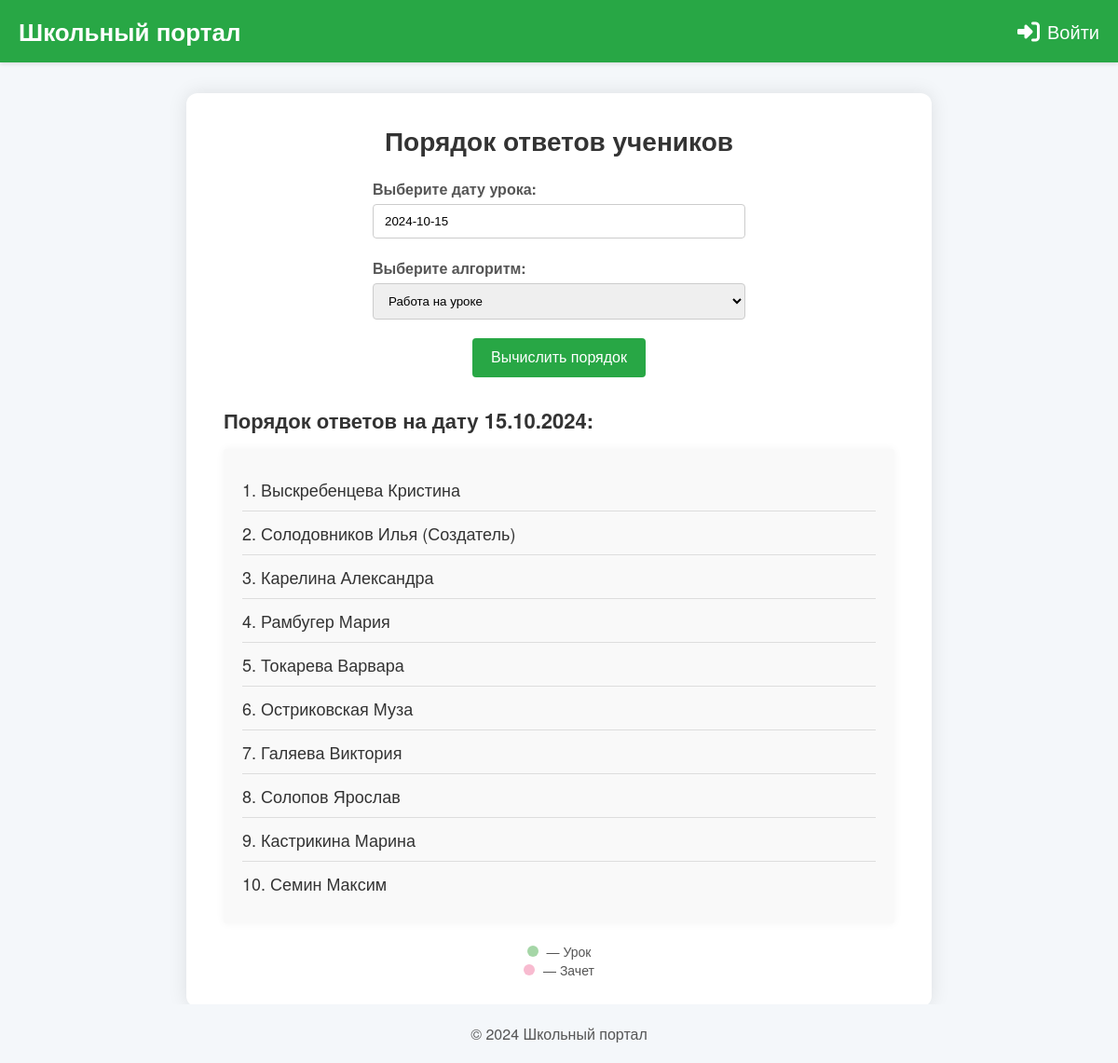
The page / on the database its author committed.
### tables this page shows
CREATE TABLE `lesson_dates` (
  `id` int(11) NOT NULL AUTO_INCREMENT,
  `lesson_date` date NOT NULL,
  `lesson_type` enum('lesson','exam') NOT NULL DEFAULT 'lesson',
  PRIMARY KEY (`id`),
  UNIQUE KEY `lesson_date` (`lesson_date`)
);

CREATE TABLE `students` (
  `id` int(11) NOT NULL AUTO_INCREMENT,
  `name` varchar(255) NOT NULL,
  `was_present_before` tinyint(1) NOT NULL DEFAULT 0,
  `is_present_now` tinyint(1) NOT NULL DEFAULT 0,
  `marks` int(11) NOT NULL DEFAULT 0,
  PRIMARY KEY (`id`)
);

CREATE TABLE `users` (
  `id` int(11) NOT NULL AUTO_INCREMENT,
  `student_id` int(11) NOT NULL,
  `username` varchar(50) NOT NULL,
  `nickname` varchar(50) DEFAULT NULL,
  `telegram` varchar(50) DEFAULT NULL,
  `password_hash` varchar(255) NOT NULL,
  `is_admin` tinyint(1) NOT NULL DEFAULT 0,
  `created_at` timestamp NULL DEFAULT current_timestamp(),
  `api_key` varchar(255) DEFAULT NULL,
  PRIMARY KEY (`id`),
  UNIQUE KEY `username` (`username`),
  UNIQUE KEY `student_unique` (`student_id`),
  UNIQUE KEY `api_token` (`api_key`),
  CONSTRAINT `users_ibfk_1` FOREIGN KEY (`student_id`) REFERENCES `students` (`id`) ON DELETE CASCADE
);

### config/functions.php (called while the page is built, shortened)
<?php
function getNextLessonDate($pdo) {
    $today = date('Y-m-d');
    $stmt = $pdo->prepare('SELECT lesson_date FROM lesson_dates WHERE lesson_date >= ? ORDER BY lesson_date ASC LIMIT 1');
    $stmt->execute([$today]);
    $nextLesson = $stmt->fetchColumn();
    if ($nextLesson) {
        return $nextLesson;
    } else {
        return $today;
    }
}
function readStudents($pdo) {
    $stmt = $pdo->query('SELECT s.*, u.id AS user_id, u.nickname FROM students s LEFT JOIN users u ON s.id=u.student_id');
    return $stmt->fetchAll();
}
function isLoggedIn() {
    return isset($_SESSION['user_id']);
}
function calculateOrderLesson($students, $day, $n = 10) {
    $quantity = count($students);
    $index = ($day - 1) % $quantity;
    $order = [];
    $selectedIndices = [];
    while (count($order) < $n && count($selectedIndices) < $quantity) {
        $student = $students[$index];
        if (!in_array($index, $selectedIndices)) {
            if ($student['is_present_now'] && $student['was_present_before'] && $student['marks'] == 0)
                $order[] = $student;
            $selectedIndices[] = $index;
            $index = ($index + $day) % $quantity;
        } else {
            $index = ($index + 1) % $quantity;
        }
    }
    return $order;
}
?>

### index.php (the view, shortened to what this page needs)
<?php
require_once 'config/config.php';
require_once 'config/functions.php';
if ($_SERVER['REQUEST_METHOD'] == 'POST') {
    $selectedDate = $_POST['date'];
    $algorithm = $_POST['algorithm'];
} else {
    $selectedDate = getNextLessonDate($pdo);
    $algorithm = 'auto';
}
if ($algorithm == 'auto') {
    $stmt = $pdo->prepare('SELECT lesson_type FROM lesson_dates WHERE lesson_date = ?');
    $stmt->execute([$selectedDate]);
    $lessonType = $stmt->fetchColumn();
    if ($lessonType == 'exam') {
        $algorithm = 'exam';
    } else {
        $algorithm = 'lesson';
    }
}
$day = (int)date('d', strtotime($selectedDate));
$students = readStudents($pdo);
$quantity = count($students);
if ($quantity > 0) {
    if ($algorithm == 'exam') {
        $order = calculateOrderExam($students, $day);
    } else {
        $order = calculateOrderLesson($students, $day);
    }
} else {
    echo "<p>Не удалось вычислить порядок, так как список учеников пуст.</p>";
    $order = [];
}
?>
<!DOCTYPE html>
<html lang="ru">
<head>
    <link rel="stylesheet" href="style.css">
    <link rel="stylesheet" href="https://cdnjs.cloudflare.com/ajax/libs/font-awesome/6.4.0/css/all.min.css">
    <link rel="stylesheet" href="https://cdn.jsdelivr.net/npm/flatpickr/dist/flatpickr.min.css">
</head>
<body>
    <?php include 'config/header.php'; ?>
    <div class="container">
        <h1>Порядок ответов учеников</h1>
        <form method="post">
            <div class="form-group">
                <label for="date">Выберите дату урока:</label>
                <input type="text" id="date" name="date" value="<?php echo htmlspecialchars($selectedDate); ?>" required>
            </div>
            <div class="form-group">
                <label for="algorithm">Выберите алгоритм:</label>
                <select id="algorithm" name="algorithm">
                    <option value="lesson" <?php if ($algorithm == 'lesson') echo 'selected'; ?>>Работа на уроке</option>
                </select>
            </div>
            <input type="submit" value="Вычислить порядок">
        </form>
        <?php if (!empty($order)): ?>
            <h2>Порядок ответов на дату <?php echo date('d.m.Y', strtotime($selectedDate)); ?>:</h2>
            <ol>
                <?php foreach ($order as $student): ?>
                    <li><?php
                        echo htmlspecialchars($student['name']);
                        if (isLoggedIn() && $_SESSION['user_id'] == $student['user_id'])
                            echo ' (Вы)';
                        elseif ($student['nickname'])
                            echo ' ('. htmlspecialchars($student['nickname']) . ')';
                    ?></li>
                <?php endforeach; ?>
            </ol>
        <?php else: ?>
            <p>Нет доступных учеников для выбранного алгоритма и даты.</p>
        <?php endif; ?>
        <div class="legend">
            <span><span class="lesson-day"></span> — Урок</span>
            <br>
            <span><span class="exam-day"></span> — Зачет</span>
        </div>
    </div>
    <?php include 'config/footer.php'; ?>
</body>
</html>

### config/header.php (shortened to what this page needs)
<header>
    <div class="header-container">
        <div class="logo">
            <a href="/">Школьный портал</a>
        </div>
        <div class="user-menu">
            <?php if (isset($_SESSION['user_id'])): ?>
                <div class="dropdown">
                    <span class="user-icon"><i class="fas fa-user"></i></span>
                    <div class="dropdown-content">
                        <a href="/">Главная</a>
                        <a href="/profile">Профиль</a>
                        <?php if (isAdmin()): ?>
                            <a href="/admin">Консоль</a>
                            <a href="/lessons">Расписание</a>
                        <?php endif; ?>
                        <a href="/logout">Выйти</a>
                    </div>
                </div>
            <?php else: ?>
                <a href="/login"><i class="fas fa-sign-in-alt"></i> Войти</a>
            <?php endif; ?>
        </div>
    </div>
</header>

### config/footer.php
<footer>
    &copy; <?php echo date('Y'); ?> Школьный портал
</footer>

### style.css (style rules this page uses)
:root { --font-family: 'Helvetica Neue', Arial, sans-serif; --color-bg: #f4f7fa; --color-bg-content: #fff; --color-text: #333; --color-text-secondary: #555; --color-primary: #28a745; --color-primary-hover: #209a3c; --color-border: #ccc; --color-border-light: #ddd; --color-success: #d4edda; --color-error: #dc3545; --color-warning: #ffc107; --color-info: #17a2b8; --color-calendar-bg: #fafafa; --color-calendar-header: #f0f0f0; --color-calendar-weekdays: #f7f7f7; --color-calendar-today-bg: #cce5ff; --color-calendar-today-text: #0056b3; --color-calendar-selected-bg: #0056b3; --color-calendar-selected-text: #fff; --color-calendar-lesson-day-bg: #a5d6a7; --color-calendar-lesson-day-text: #2e7d32; --color-calendar-lesson-day-hover-bg: #81c784; --color-calendar-lesson-day-hover-text: #1b5e20; --color-calendar-exam-day-bg: #f8bbd0; --color-calendar-exam-day-text: #880e4f; --color-calendar-exam-day-hover-bg: #f48fb1; --color-calendar-exam-day-hover-text: #560027; }
* { margin: 0; padding: 0; box-sizing: border-box; }
body { font-family: var(--font-family); background-color: var(--color-bg); color: var(--color-text); }
header { background-color: var(--color-primary); color: #fff; padding: 15px 20px; position: fixed; width: 100%; top: 0; z-index: 1000; box-shadow: 0 2px 4px rgba(0, 0, 0, 0.1); }
.header-container { display: flex; justify-content: space-between; align-items: center; }
.logo a { color: #fff; text-decoration: none; font-size: 26px; font-weight: bold; }
.user-menu { position: relative; }
.user-menu a { color: #fff; text-decoration: none; font-size: 20px; margin-left: 15px; display: flex; align-items: center; }
.user-menu a i { margin-right: 8px; font-size: 24px; }
form { margin-bottom: 30px; text-align: center; }
label { display: block; font-weight: bold; margin-bottom: 5px; color: var(--color-text-secondary); }
.form-group { margin-bottom: 20px; text-align: left; max-width: 400px; margin-left: auto; margin-right: auto; }
input[type="text"], input[type="password"], select, input[type="number"] { padding: 10px 12px; width: 100%; max-width: 100%; border: 1px solid var(--color-border); border-radius: 4px; margin: 0 auto 15px auto; display: block; }
input[type="submit"], button { padding: 12px 20px; background: var(--color-primary); border: none; color: #fff; border-radius: 4px; cursor: pointer; margin: 20px auto 0 auto; font-size: 16px; transition: background 0.3s ease; display: block; }
ol { background: #f9f9f9; padding: 20px; border-radius: 4px; box-shadow: 0 0 10px rgba(0, 0, 0, 0.05); list-style-position: inside; font-size: 18px; }
ol li { padding: 10px 0; border-bottom: 1px solid var(--color-border-light); }
ol li:last-child { border-bottom: none; }
.legend { margin-top: 20px; text-align: center; font-size: 14px; color: var(--color-text-secondary); }
.legend .lesson-day { width: 12px; height: 12px; background-color: var(--color-calendar-lesson-day-bg); display: inline-block; margin-right: 5px; border-radius: 50%; }
.legend .exam-day { width: 12px; height: 12px; background-color: var(--color-calendar-exam-day-bg); display: inline-block; margin-right: 5px; border-radius: 50%; }
footer { text-align: center; padding: 20px; background: var(--color-bg); position: fixed; width: 100%; bottom: 0; color: var(--color-text-secondary); }
.container { width: 80%; max-width: 800px; margin: 100px auto 60px auto; background: var(--color-bg-content); padding: 30px 40px; border-radius: 12px; box-shadow: 0 0 20px rgba(0, 0, 0, 0.1); }
h1 { color: var(--color-text); text-align: center; font-size: 28px; margin-bottom: 20px; }
h2 { color: var(--color-text); font-size: 22px; margin-top: 20px; margin-bottom: 15px; }
a { color: var(--color-primary); }
.user-menu a i { margin-right: 8px; }

### rows shown on the page
lesson_dates: date "2024-10-15", algorithm "Работа на уроке", lesson_date "15.10.2024"
students: name "Выскребенцева Кристина"
users: student.name "Солодовников Илья", nickname "Создатель"
students: name "Карелина Александра"
students: name "Рамбугер Мария"
students: name "Токарева Варвара"
students: name "Остриковская Муза"
students: name "Галяева Виктория"
students: name "Солопов Ярослав"
students: name "Кастрикина Марина"
students: name "Семин Максим"
